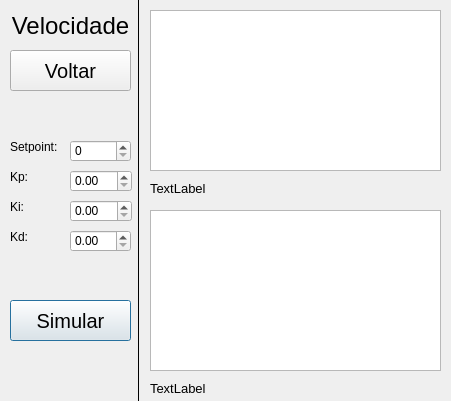
<?xml version="1.0" encoding="UTF-8"?>
<ui version="4.0">
 <class>Velocidade</class>
 <widget class="QDialog" name="Velocidade">
  <property name="geometry">
   <rect>
    <x>0</x>
    <y>0</y>
    <width>451</width>
    <height>401</height>
   </rect>
  </property>
  <property name="windowTitle">
   <string>Dialog</string>
  </property>
  <widget class="QDoubleSpinBox" name="Kp">
   <property name="geometry">
    <rect>
     <x>70</x>
     <y>170</y>
     <width>62</width>
     <height>22</height>
    </rect>
   </property>
  </widget>
  <widget class="QDoubleSpinBox" name="Ki">
   <property name="geometry">
    <rect>
     <x>70</x>
     <y>200</y>
     <width>62</width>
     <height>22</height>
    </rect>
   </property>
  </widget>
  <widget class="QDoubleSpinBox" name="Kd">
   <property name="geometry">
    <rect>
     <x>70</x>
     <y>230</y>
     <width>61</width>
     <height>22</height>
    </rect>
   </property>
  </widget>
  <widget class="QGraphicsView" name="GraficoAtual">
   <property name="geometry">
    <rect>
     <x>150</x>
     <y>10</y>
     <width>291</width>
     <height>161</height>
    </rect>
   </property>
  </widget>
  <widget class="QSpinBox" name="Setpoint">
   <property name="geometry">
    <rect>
     <x>70</x>
     <y>140</y>
     <width>61</width>
     <height>22</height>
    </rect>
   </property>
  </widget>
  <widget class="QPushButton" name="Simular">
   <property name="geometry">
    <rect>
     <x>10</x>
     <y>300</y>
     <width>121</width>
     <height>41</height>
    </rect>
   </property>
   <property name="font">
    <font>
     <pointsize>15</pointsize>
    </font>
   </property>
   <property name="text">
    <string>Simular</string>
   </property>
  </widget>
  <widget class="QGraphicsView" name="GraficoAnterior">
   <property name="geometry">
    <rect>
     <x>150</x>
     <y>210</y>
     <width>291</width>
     <height>161</height>
    </rect>
   </property>
  </widget>
  <widget class="QLabel" name="label">
   <property name="geometry">
    <rect>
     <x>10</x>
     <y>140</y>
     <width>47</width>
     <height>13</height>
    </rect>
   </property>
   <property name="text">
    <string>Setpoint:</string>
   </property>
  </widget>
  <widget class="QLabel" name="label_2">
   <property name="geometry">
    <rect>
     <x>10</x>
     <y>170</y>
     <width>47</width>
     <height>13</height>
    </rect>
   </property>
   <property name="text">
    <string>Kp:</string>
   </property>
  </widget>
  <widget class="QLabel" name="label_3">
   <property name="geometry">
    <rect>
     <x>10</x>
     <y>200</y>
     <width>47</width>
     <height>13</height>
    </rect>
   </property>
   <property name="text">
    <string>Ki:</string>
   </property>
  </widget>
  <widget class="QLabel" name="label_4">
   <property name="geometry">
    <rect>
     <x>10</x>
     <y>230</y>
     <width>47</width>
     <height>13</height>
    </rect>
   </property>
   <property name="text">
    <string>Kd:</string>
   </property>
  </widget>
  <widget class="QPushButton" name="Voltar">
   <property name="geometry">
    <rect>
     <x>10</x>
     <y>50</y>
     <width>121</width>
     <height>41</height>
    </rect>
   </property>
   <property name="font">
    <font>
     <pointsize>15</pointsize>
    </font>
   </property>
   <property name="text">
    <string>Voltar</string>
   </property>
  </widget>
  <widget class="QLabel" name="InfoAtual">
   <property name="geometry">
    <rect>
     <x>150</x>
     <y>180</y>
     <width>291</width>
     <height>16</height>
    </rect>
   </property>
   <property name="font">
    <font>
     <pointsize>10</pointsize>
    </font>
   </property>
   <property name="text">
    <string>TextLabel</string>
   </property>
  </widget>
  <widget class="QLabel" name="InfoAnterior">
   <property name="geometry">
    <rect>
     <x>150</x>
     <y>380</y>
     <width>291</width>
     <height>16</height>
    </rect>
   </property>
   <property name="font">
    <font>
     <pointsize>10</pointsize>
    </font>
   </property>
   <property name="text">
    <string>TextLabel</string>
   </property>
  </widget>
  <widget class="Line" name="line">
   <property name="geometry">
    <rect>
     <x>130</x>
     <y>0</y>
     <width>16</width>
     <height>401</height>
    </rect>
   </property>
   <property name="frameShadow">
    <enum>QFrame::Plain</enum>
   </property>
   <property name="lineWidth">
    <number>1</number>
   </property>
   <property name="orientation">
    <enum>Qt::Vertical</enum>
   </property>
  </widget>
  <widget class="QLabel" name="label_6">
   <property name="geometry">
    <rect>
     <x>10</x>
     <y>10</y>
     <width>121</width>
     <height>31</height>
    </rect>
   </property>
   <property name="font">
    <font>
     <pointsize>18</pointsize>
    </font>
   </property>
   <property name="layoutDirection">
    <enum>Qt::LeftToRight</enum>
   </property>
   <property name="lineWidth">
    <number>1</number>
   </property>
   <property name="text">
    <string>Velocidade</string>
   </property>
   <property name="alignment">
    <set>Qt::AlignCenter</set>
   </property>
  </widget>
 </widget>
 <resources/>
 <connections/>
</ui>
